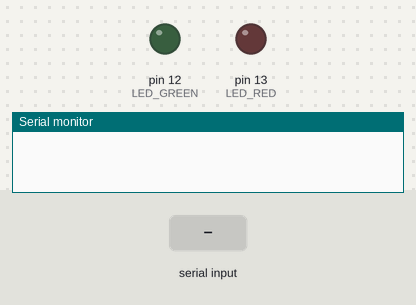
A sketch run on a simulated Arduino Uno, built with avr-gcc and run on an emulated ATmega328P. Parts: output pins drawn as LEDs (lit = HIGH), the last lines printed to the serial monitor. The inputs (shaded band) are chosen by the test bench.

Above: at 1.2 s.
1.3 s: "r" received over Serial
At 2.1 s:
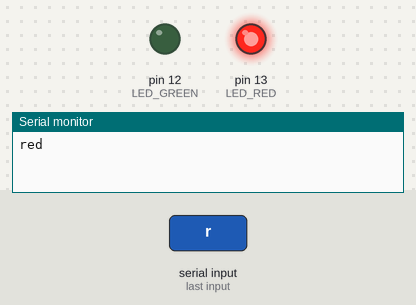
2.8 s: "g" received over Serial
At 3.2 s:
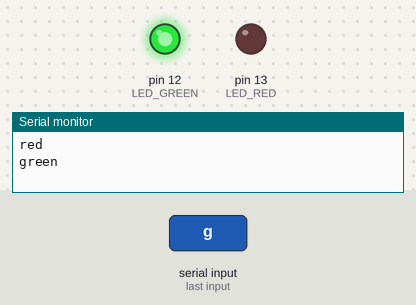
4.3 s: "d" received over Serial
At 5.6 s:
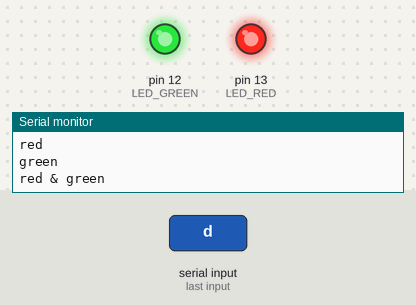
Timing chart, 0 to 7.3 s (numbered marks = the images above; inputs shaded):
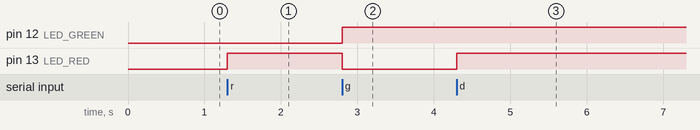

The sketch:

test_led.ino
```cpp
#define LED_RED 13
#define LED_GREEN 12

void setup(){
  pinMode(LED_RED, OUTPUT);
  pinMode(LED_GREEN, OUTPUT);

  Serial.begin(115200);
}

void loop(){
  int signal;

  signal = Serial.read();

  if(signal != -1){

    switch(signal){
      case 'r':
        Serial.print("red\n");
        digitalWrite(LED_RED, HIGH);
        digitalWrite(LED_GREEN,LOW);
        break;
      case 'g':
        Serial.print("green\n");
        digitalWrite(LED_RED,LOW);
        digitalWrite(LED_GREEN,HIGH);
        break;
      case 'd':
        Serial.print("red & green");
        digitalWrite(LED_GREEN,HIGH);
        digitalWrite(LED_RED,HIGH);
        break;
      case 'o':
        Serial.print("OFF");
        digitalWrite(LED_GREEN,LOW);
        digitalWrite(LED_RED,LOW);
        break;
    }
  }else{
  }
}
```

Measured:
- after the input at 1.3 s, pin 13 (LED_RED): LOW → HIGH at once
- after the input at 2.8 s, pin 12 (LED_GREEN): LOW → HIGH at once; pin 13 (LED_RED): HIGH → LOW at once
- after the input at 4.3 s, pin 13 (LED_RED): LOW → HIGH at once
